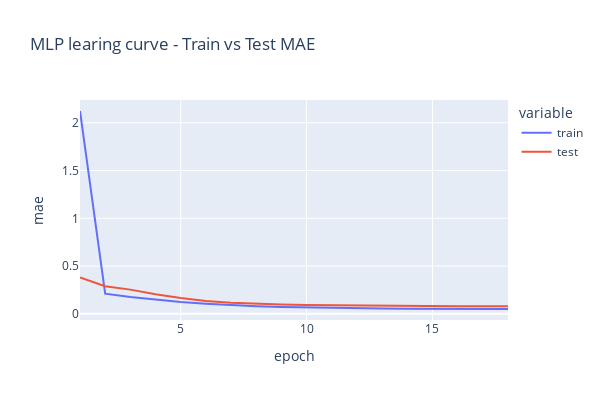

Notebook source saved alongside this figure:
### Code cell
# plot mlp learnig curve
title='MLP learing curve - Train vs Test MAE'
mlp_learnig_curve_plot(history,title).show()

### Figure 1 — Plotly figure (JSON) as saved in the notebook; plotly's stock layout.template omitted (floating-point values rounded to 4 significant figures)
{"data": [{"hovertemplate": "variable=train<br>epoch=%{x}<br>mae=%{y}<extra></extra>", "legendgroup": "train", "line": {"color": "#636efa", "dash": "solid"}, "marker": {"symbol": "circle"}, "mode": "lines", "name": "train", "orientation": "v", "showlegend": true, "type": "scatter", "x": [1, 2, 3, 4, 5, 6, 7, 8, 9, 10, 11, 12, 13, 14, 15, 16, 17, 18], "xaxis": "x", "y": [2.123, 0.2118, 0.1763, 0.1472, 0.1237, 0.1054, 0.09104, 0.08028, 0.07235, 0.0663, 0.06151, 0.05772, 0.0548, 0.05281, 0.05176, 0.05128, 0.05103, 0.05084], "yaxis": "y"}, {"hovertemplate": "variable=test<br>epoch=%{x}<br>mae=%{y}<extra></extra>", "legendgroup": "test", "line": {"color": "#EF553B", "dash": "solid"}, "marker": {"symbol": "circle"}, "mode": "lines", "name": "test", "orientation": "v", "showlegend": true, "type": "scatter", "x": [1, 2, 3, 4, 5, 6, 7, 8, 9, 10, 11, 12, 13, 14, 15, 16, 17, 18], "xaxis": "x", "y": [0.3817, 0.2897, 0.2535, 0.2055, 0.1653, 0.1348, 0.1156, 0.1048, 0.0982, 0.09385, 0.09039, 0.08619, 0.08174, 0.07982, 0.07965, 0.07913, 0.07967, 0.07947], "yaxis": "y"}], "layout": {"height": 400, "legend": {"title": {"text": "variable"}, "tracegroupgap": 0}, "title": {"text": "MLP learing curve - Train vs Test MAE"}, "width": 600, "xaxis": {"anchor": "y", "autorange": true, "domain": [0, 1], "range": [1, 18], "title": {"text": "epoch"}, "type": "linear"}, "yaxis": {"anchor": "x", "autorange": true, "domain": [0, 1], "nticks": 10, "range": [-0.06429, 2.238], "title": {"text": "mae"}, "type": "linear"}}}
